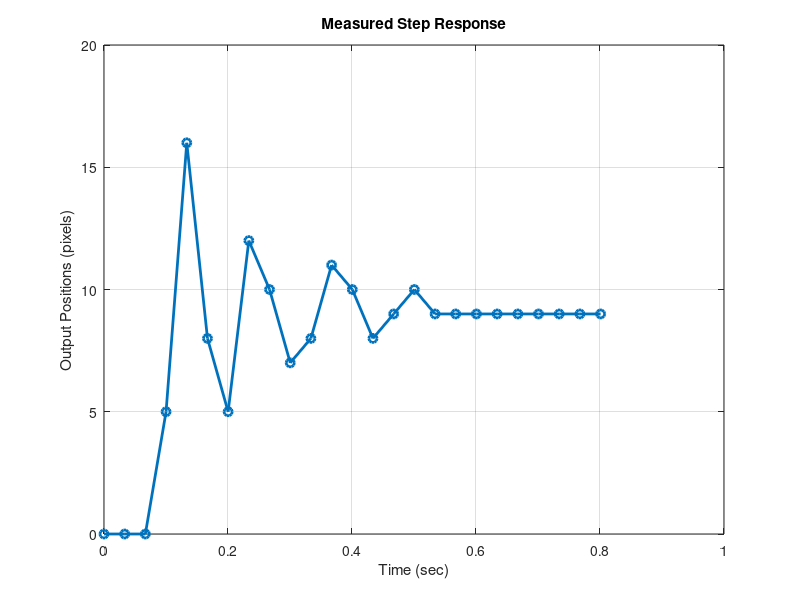

Write the MATLAB code that produced this figure. (Note: this script raises an error after producing the figure.)
% System Identification for Bisight Head/Image Processing System
clear all; close all; clc;

% Data
Ts_msec = 33.4; % sampling time in msec
Ts = Ts_msec / 1000; % convert to seconds
t_x_msec = [0, 33.4, 66.7, 100.1, 133.5, 166.9, 200.2, 233.6, 267.0, 300.4, ...
    333.7, 367.1, 400.5, 433.8, 467.2, 500.6, 534.0, 567.3, 600.7, 634.1, ...
    667.5, 700.8, 734.2, 767.6, 801.0];
t = t_x_msec / 1000; % convert to seconds
pos_y_pixels = [0, 0, 0, 5, 16, 8, 5, 12, 10, 7, 8, 11, 10, 8, 9, 10, 9, 9, 9, 9, 9, 9, 9, 9, 9];
input_step = 110; % counts

% Plot measured data
figure(1);
plot(t, pos_y_pixels, 'o-', 'LineWidth', 2, 'MarkerSize', 6);
xlabel('Time (sec)');
ylabel('Output Positions (pixels)');
title('Measured Step Response');
grid on;
hold on;

%% Step 1: Identify time delay and steady-state value
% Steady-state output (final value)
steady_state = mean(pos_y_pixels(end-3:end)); % average last few points
fprintf('Steady-state output: %.2f pixels\n', steady_state);

% Find approximate time delay (when output first becomes non-zero)
delay_idx = find(pos_y_pixels > 0, 1);
time_delay = t(delay_idx);
fprintf('Estimated time delay: %.3f sec (%.1f msec)\n', time_delay, time_delay*1000);

% DC gain: output/input
K_dc = steady_state / input_step;
fprintf('DC Gain: %.6f pixels/count\n', K_dc);

%% Step 2: Remove time delay from data for system identification
% Create time vector starting from when response begins
t_adjusted = t(delay_idx:end) - time_delay;
y_adjusted = pos_y_pixels(delay_idx:end);

%% Step 3: Fit a second-order system
% Try fitting to: y(t) = K*(1 - exp(-t/tau1) - (t/tau2)*exp(-t/tau2))
% This is an overdamped second-order response

% Initial guess for parameters
tau1_init = 0.05; % time constant 1
tau2_init = 0.10; % time constant 2

% Fitting using least squares
options = optimoptions('fminunc', 'Algorithm', 'quasi-newton', 'Display', 'iter');
x0 = [K_dc, tau1_init, tau2_init];

% Objective function: sum of squared errors
objective = @(params) sum((y_adjusted - second_order_response(t_adjusted, params)).^2);

% Fit the model
x_fit = fminunc(objective, x0, options);

K_fit = x_fit(1);
tau1_fit = x_fit(2);
tau2_fit = x_fit(3);

fprintf('\n--- Fitted Second-Order System ---\n');
fprintf('DC Gain K: %.6f\n', K_fit);
fprintf('Time constant 1 (tau1): %.4f sec\n', tau1_fit);
fprintf('Time constant 2 (tau2): %.4f sec\n', tau2_fit);

% Generate fitted response
y_fit = second_order_response(t_adjusted, x_fit);

% Plot comparison
plot(t_adjusted + time_delay, y_fit, 's-', 'LineWidth', 2, 'MarkerSize', 4);
legend('Measured Data', 'Fitted Second-Order Model', 'Location', 'best');

%% Step 4: Derive transfer function
% For the form above, we can convert to poles
% Two poles: p1 = -1/tau1, p2 = -1/tau2
p1 = -1/tau1_fit;
p2 = -1/tau2_fit;

fprintf('\n--- Poles ---\n');
fprintf('p1 = %.4f\n', p1);
fprintf('p2 = %.4f\n', p2);

% Transfer function: G(s) = K*wn^2 / (s^2 + 2*zeta*wn*s + wn^2)
% Or in factored form: G(s) = K / ((s/p1 + 1)(s/p2 + 1))
% Expanded: G(s) = K*p1*p2 / (s^2 + (p1+p2)*s + p1*p2)

wn_sq = p1 * p2;
wn = sqrt(wn_sq);
zeta = -(p1 + p2) / (2 * wn);

fprintf('\n--- Standard Second-Order Form ---\n');
fprintf('Natural frequency wn: %.4f rad/sec\n', wn);
fprintf('Damping ratio zeta: %.4f\n', zeta);

% Create transfer function
num = [K_fit * p1 * p2];
den = [1, -(p1+p2), p1*p2];
sys_continuous = tf(num, den);

fprintf('\nContinuous-time transfer function:\n');
disp(sys_continuous);

%% Step 5: Discretize for digital control implementation
sys_discrete = c2d(sys_continuous, Ts);
fprintf('\nDiscrete-time transfer function (Ts = %.4f sec):\n', Ts);
disp(sys_discrete);

% Plot step response of continuous-time model
figure(2);
t_sim = linspace(0, t_adjusted(end) + time_delay, 200);
y_sim = step(sys_continuous * time_delay, t_sim); % account for delay
plot(t_sim, y_sim, 'LineWidth', 2);
xlabel('Time (sec)');
ylabel('Output (pixels)');
title('Continuous-Time Second-Order System Step Response');
grid on;

%% Function Definition
function y = second_order_response(t, params)
    % Overdamped second-order response: y(t) = K*(1 - exp(-t/tau1) - (t/tau2)*exp(-t/tau2))
    K = params(1);
    tau1 = params(2);
    tau2 = params(3);
    
    y = K * (1 - exp(-t/tau1) - (t/tau2) .* exp(-t/tau2));
    y = max(y, 0); % avoid negative values
end



%% GPT
Tcl = feedback(C*G, 1);      % r -> y
Scl = feedback(1, C*G);      % r -> e
Gur = minreal(C * Scl);      % r -> u

t = 0:Ts_sec:2;              % simulate 2 seconds (adjust if needed)
r = 9 * ones(size(t));       % 9-pixel step

[y, ~] = lsim(Tcl, r, t);
[u, ~] = lsim(Gur, r, t);

max_u = max(abs(u))
%% 
L = Cz*Gz;
bode(L)    % inspect high-frequency gain
